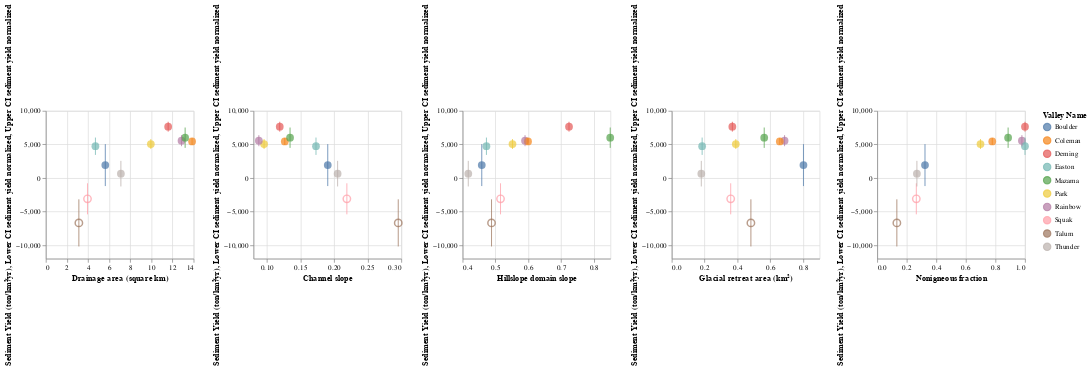

The notebook cell this image was saved under:
### Markdown cell above
## Plot specific sediment yield vs explanatory variables

### Code cell
circles_y = alt.Chart().mark_point(size=100, strokeWidth=2).encode(
    alt.Y('Sediment Yield (ton/km²/yr):Q'),
    alt.Color('Valley Name:N')
)
points_y = alt.Chart().mark_circle(size=110).encode(
    alt.Y('Sediment Yield (ton/km²/yr):Q'),
    alt.Color('Valley Name:N')
)
bars_y = alt.Chart().mark_line().encode(
    alt.Y('Lower CI sediment yield normalized'),
    alt.Y2('Upper CI sediment yield normalized'),
    alt.Color('Valley Name:N')
)

darea_normalized = alt.layer(
    points_y.transform_filter(alt.FieldGTEPredicate('Sediment Yield (ton/km²/yr)', 0)).encode(alt.X('Drainage area (square km):Q')), 
    circles_y.transform_filter(alt.FieldLTPredicate('Sediment Yield (ton/km²/yr)', 0)).encode(alt.X('Drainage area (square km):Q')), 
    bars_y.encode(alt.X('Drainage area (square km):Q')), 
    data=net_measurements
).properties(
    width=200, height=200
)

channelslope_normalized = alt.layer(
    points_y.transform_filter(alt.FieldGTEPredicate('Sediment Yield (ton/km²/yr)', 0)).encode(alt.X('Channel slope:Q')), 
    circles_y.transform_filter(alt.FieldLTPredicate('Sediment Yield (ton/km²/yr)', 0)).encode(alt.X('Channel slope:Q')), 
    bars_y.encode(alt.X('Channel slope:Q', scale=alt.Scale(zero=False))),
    data=net_measurements
).properties(
    width=200, height=200
)

hillslope_normalized = alt.layer(
    points_y.transform_filter(alt.FieldGTEPredicate('Sediment Yield (ton/km²/yr)', 0)).encode(alt.X('Hillslope domain slope:Q')), 
    circles_y.transform_filter(alt.FieldLTPredicate('Sediment Yield (ton/km²/yr)', 0)).encode(alt.X('Hillslope domain slope:Q')), 
    bars_y.encode(alt.X('Hillslope domain slope:Q', scale=alt.Scale(zero=False))),
    data=net_measurements
).properties(
    width=200, height=200
)

glacialretreat_normalized = alt.layer(
    points_y.transform_filter(alt.FieldGTEPredicate('Sediment Yield (ton/km²/yr)', 0)).encode(alt.X('Glacial retreat area (km²):Q')), 
    circles_y.transform_filter(alt.FieldLTPredicate('Sediment Yield (ton/km²/yr)', 0)).encode(alt.X('Glacial retreat area (km²):Q')), 
    bars_y.encode(alt.X('Glacial retreat area (km²):Q')),
    data=net_measurements
).properties(
    width=200, height=200
)

lithology_normalized = alt.layer(
    points_y.transform_filter(alt.FieldGTEPredicate('Sediment Yield (ton/km²/yr)', 0)).encode(alt.X('Nonigneous fraction:Q')), 
    circles_y.transform_filter(alt.FieldLTPredicate('Sediment Yield (ton/km²/yr)', 0)).encode(alt.X('Nonigneous fraction:Q')), 
    bars_y.encode(alt.X('Nonigneous fraction:Q')),
    data=net_measurements
).properties(
    width=200, height=200
)

darea_normalized | channelslope_normalized | hillslope_normalized | glacialretreat_normalized | lithology_normalized

### Figure 1 — Vega-Lite specification as saved in the notebook (floating-point values rounded to 4 significant figures)
{"config": {"view": {"continuousWidth": 400, "continuousHeight": 300}}, "hconcat": [{"layer": [{"mark": {"type": "circle", "size": 110}, "encoding": {"color": {"field": "Valley Name", "type": "nominal"}, "x": {"field": "Drainage area (square km)", "type": "quantitative"}, "y": {"field": "Sediment Yield (ton/km²/yr)", "type": "quantitative"}}, "transform": [{"filter": {"field": "Sediment Yield (ton/km²/yr)", "gte": 0}}]}, {"mark": {"type": "point", "size": 100, "strokeWidth": 2}, "encoding": {"color": {"field": "Valley Name", "type": "nominal"}, "x": {"field": "Drainage area (square km)", "type": "quantitative"}, "y": {"field": "Sediment Yield (ton/km²/yr)", "type": "quantitative"}}, "transform": [{"filter": {"field": "Sediment Yield (ton/km²/yr)", "lt": 0}}]}, {"mark": "line", "encoding": {"color": {"field": "Valley Name", "type": "nominal"}, "x": {"field": "Drainage area (square km)", "type": "quantitative"}, "y": {"field": "Lower CI sediment yield normalized", "type": "quantitative"}, "y2": {"field": "Upper CI sediment yield normalized"}}}], "height": 200, "width": 200}, {"layer": [{"mark": {"type": "circle", "size": 110}, "encoding": {"color": {"field": "Valley Name", "type": "nominal"}, "x": {"field": "Channel slope", "type": "quantitative"}, "y": {"field": "Sediment Yield (ton/km²/yr)", "type": "quantitative"}}, "transform": [{"filter": {"field": "Sediment Yield (ton/km²/yr)", "gte": 0}}]}, {"mark": {"type": "point", "size": 100, "strokeWidth": 2}, "encoding": {"color": {"field": "Valley Name", "type": "nominal"}, "x": {"field": "Channel slope", "type": "quantitative"}, "y": {"field": "Sediment Yield (ton/km²/yr)", "type": "quantitative"}}, "transform": [{"filter": {"field": "Sediment Yield (ton/km²/yr)", "lt": 0}}]}, {"mark": "line", "encoding": {"color": {"field": "Valley Name", "type": "nominal"}, "x": {"field": "Channel slope", "scale": {"zero": false}, "type": "quantitative"}, "y": {"field": "Lower CI sediment yield normalized", "type": "quantitative"}, "y2": {"field": "Upper CI sediment yield normalized"}}}], "height": 200, "width": 200}, {"layer": [{"mark": {"type": "circle", "size": 110}, "encoding": {"color": {"field": "Valley Name", "type": "nominal"}, "x": {"field": "Hillslope domain slope", "type": "quantitative"}, "y": {"field": "Sediment Yield (ton/km²/yr)", "type": "quantitative"}}, "transform": [{"filter": {"field": "Sediment Yield (ton/km²/yr)", "gte": 0}}]}, {"mark": {"type": "point", "size": 100, "strokeWidth": 2}, "encoding": {"color": {"field": "Valley Name", "type": "nominal"}, "x": {"field": "Hillslope domain slope", "type": "quantitative"}, "y": {"field": "Sediment Yield (ton/km²/yr)", "type": "quantitative"}}, "transform": [{"filter": {"field": "Sediment Yield (ton/km²/yr)", "lt": 0}}]}, {"mark": "line", "encoding": {"color": {"field": "Valley Name", "type": "nominal"}, "x": {"field": "Hillslope domain slope", "scale": {"zero": false}, "type": "quantitative"}, "y": {"field": "Lower CI sediment yield normalized", "type": "quantitative"}, "y2": {"field": "Upper CI sediment yield normalized"}}}], "height": 200, "width": 200}, {"layer": [{"mark": {"type": "circle", "size": 110}, "encoding": {"color": {"field": "Valley Name", "type": "nominal"}, "x": {"field": "Glacial retreat area (km²)", "type": "quantitative"}, "y": {"field": "Sediment Yield (ton/km²/yr)", "type": "quantitative"}}, "transform": [{"filter": {"field": "Sediment Yield (ton/km²/yr)", "gte": 0}}]}, {"mark": {"type": "point", "size": 100, "strokeWidth": 2}, "encoding": {"color": {"field": "Valley Name", "type": "nominal"}, "x": {"field": "Glacial retreat area (km²)", "type": "quantitative"}, "y": {"field": "Sediment Yield (ton/km²/yr)", "type": "quantitative"}}, "transform": [{"filter": {"field": "Sediment Yield (ton/km²/yr)", "lt": 0}}]}, {"mark": "line", "encoding": {"color": {"field": "Valley Name", "type": "nominal"}, "x": {"field": "Glacial retreat area (km²)", "type": "quantitative"}, "y": {"field": "Lower CI sediment yield normalized", "type": "quantitative"}, "y2": {"field": "Upper CI sediment yield normalized"}}}], "height": 200, "width": 200}, {"layer": [{"mark": {"type": "circle", "size": 110}, "encoding": {"color": {"field": "Valley Name", "type": "nominal"}, "x": {"field": "Nonigneous fraction", "type": "quantitative"}, "y": {"field": "Sediment Yield (ton/km²/yr)", "type": "quantitative"}}, "transform": [{"filter": {"field": "Sediment Yield (ton/km²/yr)", "gte": 0}}]}, {"mark": {"type": "point", "size": 100, "strokeWidth": 2}, "encoding": {"color": {"field": "Valley Name", "type": "nominal"}, "x": {"field": "Nonigneous fraction", "type": "quantitative"}, "y": {"field": "Sediment Yield (ton/km²/yr)", "type": "quantitative"}}, "transform": [{"filter": {"field": "Sediment Yield (ton/km²/yr)", "lt": 0}}]}, {"mark": "line", "encoding": {"color": {"field": "Valley Name", "type": "nominal"}, "x": {"field": "Nonigneous fraction", "type": "quantitative"}, "y": {"field": "Lower CI sediment yield normalized", "type": "quantitative"}, "y2": {"field": "Upper CI sediment yield normalized"}}}], "height": 200, "width": 200}], "data": {"name": "data-21487ffd2d7fdc734ad299bfb26aca94"}, "$schema": "https://vega.github.io/schema/vega-lite/v4.17.0.json", "datasets": {"data-21487ffd2d7fdc734ad299bfb26aca94": [{"Valley Name": "Park", "Drainage area (square km)": 9.948, "Channel slope": 0.09576, "Hillslope domain slope": 0.5518, "Glacial retreat area (km²)": 0.39, "glacial area 1977/79": 3.298, "Nonigneous fraction": 0.6989, "Sediment Yield (ton/yr)": 50360.0, "Sediment Yield (ton/km²/yr)": 5062.0, "Upper CI sediment yield": 42960.0, "Lower CI sediment yield": 57760.0, "Upper CI sediment yield normalized": 4318.0, "Lower CI sediment yield normalized": 5806.0, "glacial retreat relative": 0.1183, "Channel slope (degrees)": 5.47, "Hillslope domain slope (degrees)": 28.89}, {"Valley Name": "Rainbow", "Drainage area (square km)": 12.86, "Channel slope": 0.08801, "Hillslope domain slope": 0.5901, "Glacial retreat area (km²)": 0.687, "glacial area 1977/79": 2.699, "Nonigneous fraction": 0.9792, "Sediment Yield (ton/yr)": 71480.0, "Sediment Yield (ton/km²/yr)": 5560.0, "Upper CI sediment yield": 60930.0, "Lower CI sediment yield": 82030.0, "Upper CI sediment yield normalized": 4739.0, "Lower CI sediment yield normalized": 6380.0, "glacial retreat relative": 0.2545, "Channel slope (degrees)": 5.03, "Hillslope domain slope (degrees)": 30.54}, {"Valley Name": "Boulder", "Drainage area (square km)": 5.634, "Channel slope": 0.1906, "Hillslope domain slope": 0.4583, "Glacial retreat area (km²)": 0.802, "glacial area 1977/79": 6.441, "Nonigneous fraction": 0.3234, "Sediment Yield (ton/yr)": 10850.0, "Sediment Yield (ton/km²/yr)": 1926.0, "Upper CI sediment yield": -6742.0, "Lower CI sediment yield": 28450.0, "Upper CI sediment yield normalized": -1197.0, "Lower CI sediment yield normalized": 5049.0, "glacial retreat relative": 0.1245, "Channel slope (degrees)": 10.79, "Hillslope domain slope (degrees)": 24.62}, {"Valley Name": "Squak", "Drainage area (square km)": 3.948, "Channel slope": 0.219, "Hillslope domain slope": 0.5154, "Glacial retreat area (km²)": 0.359, "glacial area 1977/79": 2.324, "Nonigneous fraction": 0.2647, "Sediment Yield (ton/yr)": -12210.0, "Sediment Yield (ton/km²/yr)": -3094.0, "Upper CI sediment yield": -21340.0, "Lower CI sediment yield": -3089.0, "Upper CI sediment yield normalized": -5406.0, "Lower CI sediment yield normalized": -782.6, "glacial retreat relative": 0.1545, "Channel slope (degrees)": 12.35, "Hillslope domain slope (degrees)": 27.27}, {"Valley Name": "Thunder", "Drainage area (square km)": 7.111, "Channel slope": 0.2053, "Hillslope domain slope": 0.4172, "Glacial retreat area (km²)": 0.18, "glacial area 1977/79": 0.97, "Nonigneous fraction": 0.2687, "Sediment Yield (ton/yr)": 4639.0, "Sediment Yield (ton/km²/yr)": 652.4, "Upper CI sediment yield": -8915.0, "Lower CI sediment yield": 18190.0, "Upper CI sediment yield normalized": -1254.0, "Lower CI sediment yield normalized": 2558.0, "glacial retreat relative": 0.1856, "Channel slope (degrees)": 11.6, "Hillslope domain slope (degrees)": 22.65}, {"Valley Name": "Talum", "Drainage area (square km)": 3.13, "Channel slope": 0.2955, "Hillslope domain slope": 0.488, "Glacial retreat area (km²)": 0.482, "glacial area 1977/79": 2.39, "Nonigneous fraction": 0.1331, "Sediment Yield (ton/yr)": -20900.0, "Sediment Yield (ton/km²/yr)": -6677.0, "Upper CI sediment yield": -31870.0, "Lower CI sediment yield": -9924.0, "Upper CI sediment yield normalized": -10180.0, "Lower CI sediment yield normalized": -3170.0, "glacial retreat relative": 0.2017, "Channel slope (degrees)": 16.46, "Hillslope domain slope (degrees)": 26.01}, {"Valley Name": "Easton", "Drainage area (square km)": 4.699, "Channel slope": 0.1731, "Hillslope domain slope": 0.4725, "Glacial retreat area (km²)": 0.185, "glacial area 1977/79": 2.897, "Nonigneous fraction": 1.0, "Sediment Yield (ton/yr)": 22240.0, "Sediment Yield (ton/km²/yr)": 4733.0, "Upper CI sediment yield": 16170.0, "Lower CI sediment yield": 28310.0, "Upper CI sediment yield normalized": 3442.0, "Lower CI sediment yield normalized": 6025.0, "glacial retreat relative": 0.06386, "Channel slope (degrees)": 9.818, "Hillslope domain slope (degrees)": 25.29}, {"Valley Name": "Deming", "Drainage area (square km)": 11.59, "Channel slope": 0.1191, "Hillslope domain slope": 0.7239, "Glacial retreat area (km²)": 0.369, "glacial area 1977/79": 5.126, "Nonigneous fraction": 1.0, "Sediment Yield (ton/yr)": 88540.0, "Sediment Yield (ton/km²/yr)": 7640.0, "Upper CI sediment yield": 79990.0, "Lower CI sediment yield": 97090.0, "Upper CI sediment yield normalized": 6902.0, "Lower CI sediment yield normalized": 8377.0, "glacial retreat relative": 0.07199, "Channel slope (degrees)": 6.792, "Hillslope domain slope (degrees)": 35.9}, {"Valley Name": "Coleman", "Drainage area (square km)": 13.85, "Channel slope": 0.1266, "Hillslope domain slope": 0.5992, "Glacial retreat area (km²)": 0.658, "glacial area 1977/79": 10.92, "Nonigneous fraction": 0.7786, "Sediment Yield (ton/yr)": 75450.0, "Sediment Yield (ton/km²/yr)": 5446.0, "Upper CI sediment yield": 68310.0, "Lower CI sediment yield": 82590.0, "Upper CI sediment yield normalized": 4931.0, "Lower CI sediment yield normalized": 5961.0, "glacial retreat relative": 0.06028, "Channel slope (degrees)": 7.217, "Hillslope domain slope (degrees)": 30.93}, {"Valley Name": "Mazama", "Drainage area (square km)": 13.2, "Channel slope": 0.1344, "Hillslope domain slope": 0.8494, "Glacial retreat area (km²)": 0.563, "glacial area 1977/79": 5.583, "Nonigneous fraction": 0.8858, "Sediment Yield (ton/yr)": 79210.0, "Sediment Yield (ton/km²/yr)": 6003.0, "Upper CI sediment yield": 59230.0, "Lower CI sediment yield": 99200.0, "Upper CI sediment yield normalized": 4488.0, "Lower CI sediment yield normalized": 7517.0, "glacial retreat relative": 0.1008, "Channel slope (degrees)": 7.657, "Hillslope domain slope (degrees)": 40.35}]}}
